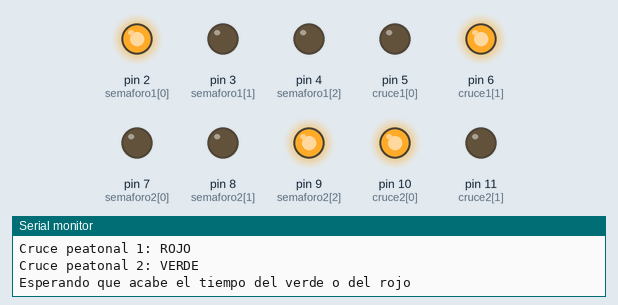
A sketch run on a simulated Arduino Uno, built with avr-gcc and run on an emulated ATmega328P. On the bench: output pins drawn as LEDs (lit = HIGH), the last lines printed to the serial monitor.

Above: at 1.1 s.
At 2.78 s:
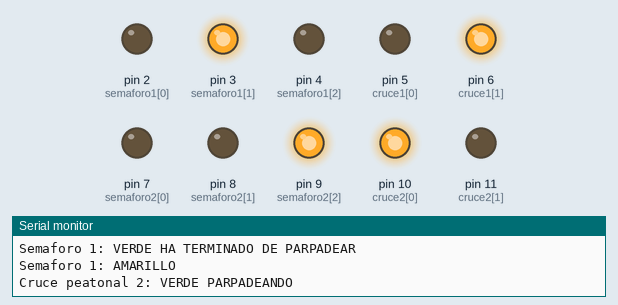
At 4.15 s:
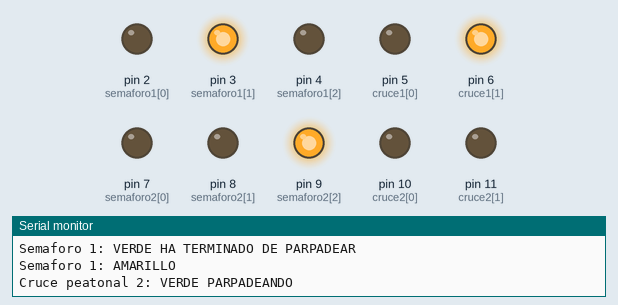
At 5.4 s:
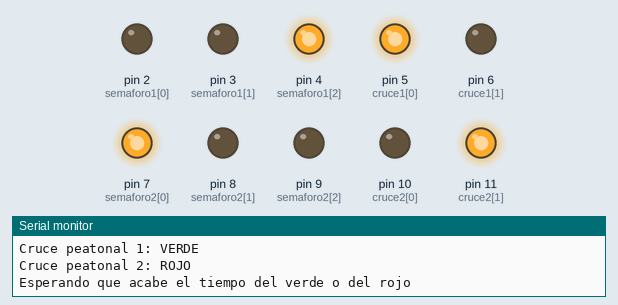
At 7.05 s:
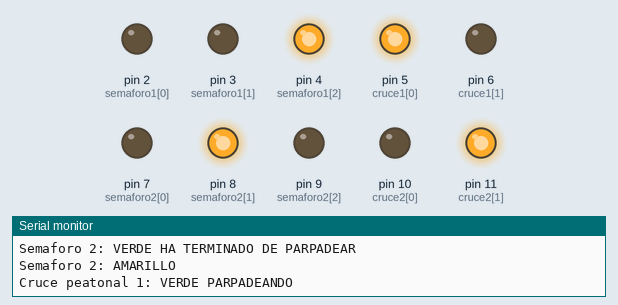
At 10.86 s:
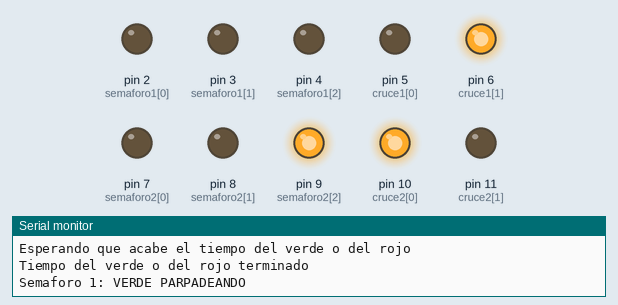
Timing chart, 0 to 11.2 s (numbered marks = the images above):
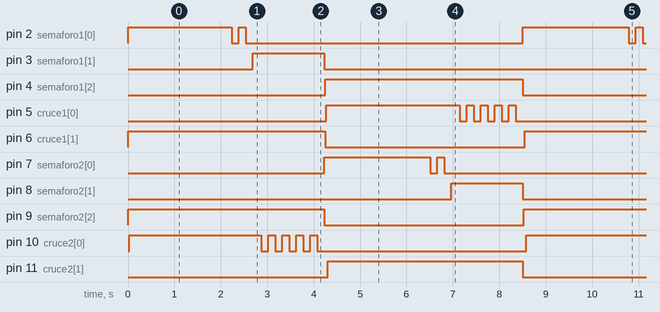

Measured:
- by itself, pin 2 (semaforo1[0]), pin 7 (semaforo2[0]): repeats every 8.6 s: LOW 0.15 s, HIGH 0.15 s, LOW 6.0 s, HIGH 2.3 s
- by itself, pin 3 (semaforo1[1]), pin 8 (semaforo2[1]): alternates HIGH for 1.5 s and LOW for 7.0 s
- by itself, pin 4 (semaforo1[2]), pin 9 (semaforo2[2]): alternates HIGH for 4.3 s and LOW for 4.3 s
- by itself, pin 5 (cruce1[0]): repeats every 8.6 s: 4 × (LOW 0.15 s, HIGH 0.15 s), LOW 4.5 s, HIGH 2.9 s
- by itself, pin 6 (cruce1[1]): alternates HIGH for 4.2 s and LOW for 4.3 s
- by itself, pin 10 (cruce2[0]): repeats every 8.6 s: 4 × (LOW 0.15 s, HIGH 0.15 s), LOW 4.5 s, HIGH 2.8 s
- by itself, pin 11 (cruce2[1]): alternates HIGH for 4.2 s and LOW for 4.4 s

The sketch:

semaforo.ino
```cpp
const int semaforo1[] = {
  2, 3, 4
},
cruce1[] = {
  5, 6
},
semaforo2[] = {
  7, 8, 9
},
cruce2[] = {
  10, 11
},
duracion_verde_rojo = 2000,
duracion_amarillo = 1000,
duracion_parpadeo = 150;
const boolean DEBUG = true;


void encender_verde_semaforo_1() {
  digitalWrite(semaforo1[0], HIGH);
  if (DEBUG) Serial.println("Semaforo 1: VERDE");
}


void apagar_verde_semaforo_1() {
  digitalWrite(semaforo1[0], LOW);
}

void parpadear_verde_semaforo_1() {
  if (DEBUG) Serial.println("Semaforo 1: VERDE PARPADEANDO");
  for (int x = 0; x < 2; x++) {
    digitalWrite(semaforo1[0], HIGH);
    delay(duracion_parpadeo);
    digitalWrite(semaforo1[0], LOW);
    delay(duracion_parpadeo);
  }
  if (DEBUG) Serial.println("Semaforo 1: VERDE HA TERMINADO DE PARPADEAR");
}
void encender_amarillo_semaforo_1() {
  if (DEBUG) Serial.println("Semaforo 1: AMARILLO");
  digitalWrite(semaforo1[1], HIGH);
}


void apagar_amarillo_semaforo_1() {
  digitalWrite(semaforo1[1], LOW);
}

void encender_rojo_semaforo_1() {
  if (DEBUG) Serial.println("Semaforo 1: ROJO");
  digitalWrite(semaforo1[2], HIGH);
}


void apagar_rojo_semaforo_1() {
  digitalWrite(semaforo1[2], LOW);
}


void encender_verde_semaforo_2() {
  if (DEBUG) Serial.println("Semaforo 2: VERDE");
  digitalWrite(semaforo2[0], HIGH);
}


void apagar_verde_semaforo_2() {
  digitalWrite(semaforo2[0], LOW);
}

void parpadear_verde_semaforo_2() {
  if (DEBUG) Serial.println("Semaforo 2: VERDE PARPADEANDO");
  for (int x = 0; x < 2; x++) {
    digitalWrite(semaforo2[0], HIGH);
    delay(duracion_parpadeo);
    digitalWrite(semaforo2[0], LOW);
    delay(duracion_parpadeo);
  }
  if (DEBUG) Serial.println("Semaforo 2: VERDE HA TERMINADO DE PARPADEAR");
}
void encender_amarillo_semaforo_2() {
  if (DEBUG) Serial.println("Semaforo 2: AMARILLO");
  digitalWrite(semaforo2[1], HIGH);
}


void apagar_amarillo_semaforo_2() {
  digitalWrite(semaforo2[1], LOW);
}

void encender_rojo_semaforo_2() {
  if (DEBUG) Serial.println("Semaforo 2: ROJO");
  digitalWrite(semaforo2[2], HIGH);
}


void apagar_rojo_semaforo_2() {
  digitalWrite(semaforo2[2], LOW);
}

void esperar_duracion_verde_o_rojo() {
  if (DEBUG) Serial.println("Esperando que acabe el tiempo del verde o del rojo");
  delay(duracion_verde_rojo);
  if (DEBUG) Serial.println("Tiempo del verde o del rojo terminado");
}
void esperar_duracion_amarillo() {
  if (DEBUG) Serial.println("Esperando que acabe el tiempo del amarillo");
  delay(duracion_amarillo);
  if (DEBUG) Serial.println("Tiempo del amarillo terminado");
}

void parpadear_verde_cruce_1() {
  if (DEBUG) Serial.println("Cruce peatonal 1: VERDE PARPADEANDO");
  for (int x = 0; x < 5; x++) {
    digitalWrite(cruce1[0], HIGH);
    delay(duracion_parpadeo);
    digitalWrite(cruce1[0], LOW);
    delay(duracion_parpadeo);
  }
  if (DEBUG) Serial.println("Cruce peatonal 1: VERDE HA TERMINADO DE PARPADEAR");
}

void encender_verde_cruce_1() {
  if (DEBUG) Serial.println("Cruce peatonal 1: VERDE");
  digitalWrite(cruce1[0], HIGH);
}
void apagar_verde_cruce_1() {
  digitalWrite(cruce1[0], LOW);
}

void encender_rojo_cruce_1() {
  if (DEBUG) Serial.println("Cruce peatonal 1: ROJO");
  digitalWrite(cruce1[1], HIGH);
}
void apagar_rojo_cruce_1() {
  digitalWrite(cruce1[1], LOW);
}

void parpadear_verde_cruce_2() {
  if (DEBUG) Serial.println("Cruce peatonal 2: VERDE PARPADEANDO");
  for (int x = 0; x < 5; x++) {
    digitalWrite(cruce2[0], HIGH);
    delay(duracion_parpadeo);
    digitalWrite(cruce2[0], LOW);
    delay(duracion_parpadeo);
  }
  if (DEBUG) Serial.println("Cruce peatonal 2: VERDE HA TERMINADO DE PARPADEAR");
}

void encender_verde_cruce_2() {
  if (DEBUG) Serial.println("Cruce peatonal 2: VERDE");
  digitalWrite(cruce2[0], HIGH);
}
void apagar_verde_cruce_2() {
  digitalWrite(cruce2[0], LOW);
}

void encender_rojo_cruce_2() {
  if (DEBUG) Serial.println("Cruce peatonal 2: ROJO");
  digitalWrite(cruce2[1], HIGH);
}
void apagar_rojo_cruce_2() {
  digitalWrite(cruce2[1], LOW);
}
void setup() {
  if (DEBUG) Serial.begin(9600);
  for (int x = 0; x < 3; x++) {
    pinMode(semaforo1[x], OUTPUT);
    pinMode(semaforo2[x], OUTPUT);
  }
  for (int x = 0; x < 2; x++) {
    pinMode(cruce1[x], OUTPUT);
    pinMode(cruce2[x], OUTPUT);
  }
}

void loop() {
  if (DEBUG) Serial.println("\n");
  encender_verde_semaforo_1();
  encender_rojo_semaforo_2();
  encender_rojo_cruce_1();
  encender_verde_cruce_2();
  esperar_duracion_verde_o_rojo();


  parpadear_verde_semaforo_1();
  apagar_verde_semaforo_1();
  encender_amarillo_semaforo_1();
  parpadear_verde_cruce_2();


  apagar_rojo_semaforo_2();
  apagar_amarillo_semaforo_1();
  encender_verde_semaforo_2();
  encender_rojo_semaforo_1();
  apagar_rojo_cruce_1();
  encender_verde_cruce_1();
  apagar_verde_cruce_2();
  encender_rojo_cruce_2();
  esperar_duracion_verde_o_rojo();

  parpadear_verde_semaforo_2();
  apagar_verde_semaforo_2();
  encender_amarillo_semaforo_2();
  parpadear_verde_cruce_1();
  apagar_rojo_semaforo_1();
  apagar_amarillo_semaforo_2();
  apagar_verde_cruce_1();
  apagar_rojo_cruce_2();
}
```
